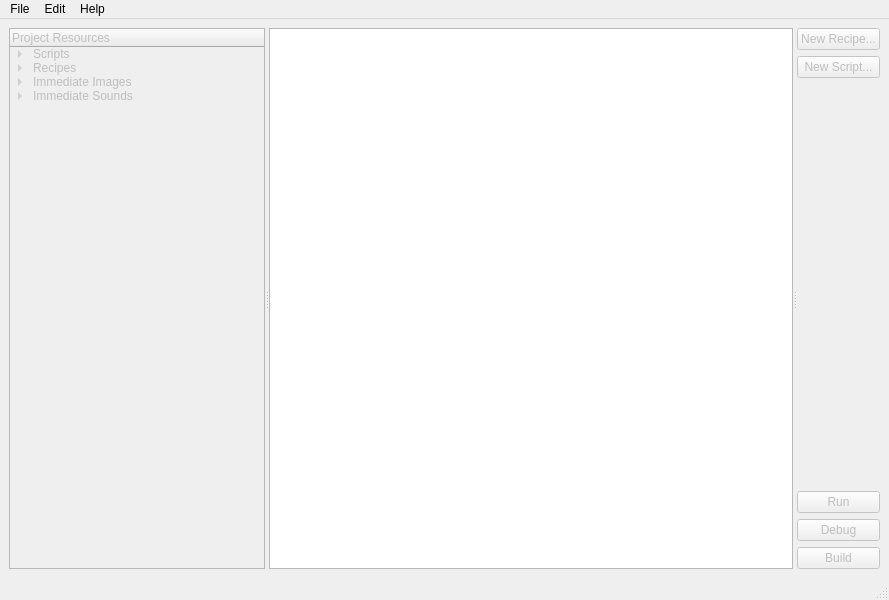
<?xml version="1.0" encoding="UTF-8"?>
<ui version="4.0">
 <class>MainWindow</class>
 <widget class="QMainWindow" name="MainWindow">
  <property name="geometry">
   <rect>
    <x>0</x>
    <y>0</y>
    <width>889</width>
    <height>600</height>
   </rect>
  </property>
  <property name="windowTitle">
   <string>CapybarRPG - Editor</string>
  </property>
  <widget class="QWidget" name="centralwidget">
   <property name="sizePolicy">
    <sizepolicy hsizetype="Preferred" vsizetype="Preferred">
     <horstretch>0</horstretch>
     <verstretch>0</verstretch>
    </sizepolicy>
   </property>
   <layout class="QHBoxLayout" name="horizontalLayout">
    <item>
     <widget class="QSplitter" name="splitter">
      <property name="orientation">
       <enum>Qt::Horizontal</enum>
      </property>
      <widget class="QTreeWidget" name="treeWidget">
       <property name="enabled">
        <bool>false</bool>
       </property>
       <property name="sizePolicy">
        <sizepolicy hsizetype="Expanding" vsizetype="Expanding">
         <horstretch>0</horstretch>
         <verstretch>0</verstretch>
        </sizepolicy>
       </property>
       <column>
        <property name="text">
         <string>Project Resources</string>
        </property>
       </column>
       <item>
        <property name="text">
         <string>Scripts</string>
        </property>
        <item>
         <property name="text">
          <string>your_project.qc</string>
         </property>
        </item>
       </item>
       <item>
        <property name="text">
         <string>Recipes</string>
        </property>
        <item>
         <property name="text">
          <string>default.json</string>
         </property>
        </item>
       </item>
       <item>
        <property name="text">
         <string>Immediate Images</string>
        </property>
        <item>
         <property name="text">
          <string>loading_screen.png</string>
         </property>
        </item>
       </item>
       <item>
        <property name="text">
         <string>Immediate Sounds</string>
        </property>
        <item>
         <property name="text">
          <string>click.ogg</string>
         </property>
        </item>
       </item>
      </widget>
      <widget class="QTextEdit" name="logTextEdit">
       <property name="sizePolicy">
        <sizepolicy hsizetype="Expanding" vsizetype="Expanding">
         <horstretch>4</horstretch>
         <verstretch>0</verstretch>
        </sizepolicy>
       </property>
       <property name="readOnly">
        <bool>true</bool>
       </property>
      </widget>
      <widget class="QWidget" name="verticalLayoutWidget">
       <layout class="QVBoxLayout" name="verticalLayout" stretch="0,0,0,0,0,0">
        <property name="sizeConstraint">
         <enum>QLayout::SetDefaultConstraint</enum>
        </property>
        <item>
         <widget class="QPushButton" name="newRecipeButton">
          <property name="enabled">
           <bool>false</bool>
          </property>
          <property name="text">
           <string>New Recipe...</string>
          </property>
         </widget>
        </item>
        <item>
         <widget class="QPushButton" name="newScriptButton">
          <property name="enabled">
           <bool>false</bool>
          </property>
          <property name="text">
           <string>New Script...</string>
          </property>
         </widget>
        </item>
        <item>
         <spacer name="verticalSpacer">
          <property name="orientation">
           <enum>Qt::Vertical</enum>
          </property>
          <property name="sizeHint" stdset="0">
           <size>
            <width>20</width>
            <height>40</height>
           </size>
          </property>
         </spacer>
        </item>
        <item>
         <widget class="QPushButton" name="runButton">
          <property name="enabled">
           <bool>false</bool>
          </property>
          <property name="text">
           <string>Run</string>
          </property>
          <property name="icon">
           <iconset theme="input-gaming"/>
          </property>
         </widget>
        </item>
        <item>
         <widget class="QPushButton" name="debugButton">
          <property name="enabled">
           <bool>false</bool>
          </property>
          <property name="text">
           <string>Debug</string>
          </property>
         </widget>
        </item>
        <item>
         <widget class="QPushButton" name="buildButton">
          <property name="enabled">
           <bool>false</bool>
          </property>
          <property name="text">
           <string>Build</string>
          </property>
         </widget>
        </item>
       </layout>
      </widget>
     </widget>
    </item>
   </layout>
  </widget>
  <widget class="QMenuBar" name="menubar">
   <property name="geometry">
    <rect>
     <x>0</x>
     <y>0</y>
     <width>889</width>
     <height>23</height>
    </rect>
   </property>
   <widget class="QMenu" name="menuFile">
    <property name="title">
     <string>File</string>
    </property>
    <addaction name="actionOpen_Project"/>
    <addaction name="actionNew_Project"/>
    <addaction name="separator"/>
    <addaction name="actionExit"/>
   </widget>
   <widget class="QMenu" name="menuEdit">
    <property name="title">
     <string>Edit</string>
    </property>
    <addaction name="actionRun"/>
    <addaction name="actionDebug"/>
    <addaction name="separator"/>
    <addaction name="actionBuild"/>
    <addaction name="separator"/>
    <addaction name="actionPreferences"/>
   </widget>
   <widget class="QMenu" name="menuHelp">
    <property name="title">
     <string>Help</string>
    </property>
    <addaction name="actionDocumentation"/>
    <addaction name="separator"/>
    <addaction name="actionAbout"/>
   </widget>
   <addaction name="menuFile"/>
   <addaction name="menuEdit"/>
   <addaction name="menuHelp"/>
  </widget>
  <widget class="QStatusBar" name="statusbar"/>
  <action name="actionOpen_Project">
   <property name="text">
    <string>Open Project...</string>
   </property>
   <property name="shortcut">
    <string>Ctrl+O</string>
   </property>
  </action>
  <action name="actionNew_Project">
   <property name="text">
    <string>New Project...</string>
   </property>
   <property name="shortcut">
    <string>Ctrl+N</string>
   </property>
  </action>
  <action name="actionExit">
   <property name="text">
    <string>Exit</string>
   </property>
   <property name="shortcut">
    <string>Ctrl+Q</string>
   </property>
  </action>
  <action name="actionRun">
   <property name="icon">
    <iconset theme="input-gaming"/>
   </property>
   <property name="text">
    <string>Run</string>
   </property>
  </action>
  <action name="actionDebug">
   <property name="text">
    <string>Debug</string>
   </property>
  </action>
  <action name="actionBuild">
   <property name="text">
    <string>Build...</string>
   </property>
  </action>
  <action name="actionPreferences">
   <property name="text">
    <string>Preferences...</string>
   </property>
  </action>
  <action name="actionDocumentation">
   <property name="text">
    <string>Documentation</string>
   </property>
  </action>
  <action name="actionAbout">
   <property name="text">
    <string>About</string>
   </property>
  </action>
 </widget>
 <resources/>
 <connections/>
</ui>
